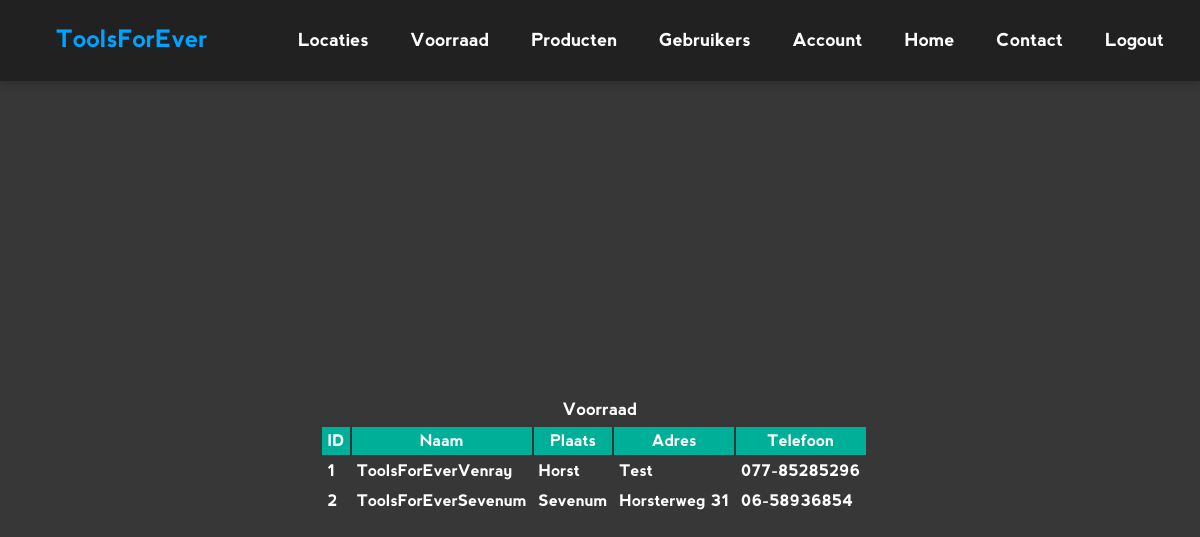
Page /pages/locations.php on the committed database.
### tables this page shows
CREATE TABLE IF NOT EXISTS `location` (
  `fil_id` int(11) NOT NULL AUTO_INCREMENT,
  `name` varchar(25) NOT NULL,
  `Fil_place` varchar(25) DEFAULT NULL,
  `Fil_adress` varchar(50) DEFAULT NULL,
  `Fil_tell` varchar(15) DEFAULT NULL,
  PRIMARY KEY (`fil_id`)
);

### pages/locations.php (the view, shortened to what this page needs)
<?php
$pdo = new PDO('mysql:host=127.0.0.1;dbname=ToolsForEver;charset=utf8', 'root', '');
$sql = 'SELECT * FROM location';
$statement = $pdo->prepare($sql);
$statement->execute();
$employee = $statement->fetchAll(PDO::FETCH_OBJ);
?>
<div class="container">
     <div class="login-form">
               <h2>Voorraad</h2>
               <table class="table">
                    <tr>
                         <th>ID</th>
                         <th>Naam</th>
                         <th>Plaats</th>
                         <th>Adres</th>
                         <th>Telefoon</th>
                    </tr>
                    <?php  foreach($employee as $emp): ?>
                    <tr>
                         <td><?= $emp->fil_id; ?></td>
                         <td><?= $emp->name; ?></td>
                         <td><?= $emp->Fil_place; ?></td>
                         <td><?= $emp->Fil_adress; ?></td>
                         <td><?= $emp->Fil_tell; ?></td>
                         <td>
                         </td>
                    </tr>
               <?php endforeach; ?>
               </table>
     </div>
</div>

### css/style.css (style rules this page uses)
* { margin: 0; font-family: Nevis, Akashi, Arial; }
.header { background-color: #212121; overflow: hidden; -webkit-filter: drop-shadow(1px 3px 3px #2c2c2c); filter: drop-shadow(1px 3px 3px #2c2c2c); }
.header ul { list-style: none; margin-right: 15px; }
.header a { color: #fff; text-decoration: none; display: inline; float: right; text-align: center; padding: 25px 16px; margin: 5px; font-size: 18px; -webkit-transition: all .2s ease-in-out; -o-transition: all .2s ease-in-out; transition: all .2s ease-in-out; }
.header p { color: #00a2ff; text-decoration: none; display: inline; float: left; text-align: center; padding: 25px 16px; font-size: 24px; }
.login-form { display: -webkit-box; display: -ms-flexbox; display: flex; -webkit-box-orient: vertical; -webkit-box-direction: normal; -ms-flex-direction: column; flex-direction: column; -webkit-box-pack: center; -ms-flex-pack: center; justify-content: center; -webkit-box-align: center; -ms-flex-align: center; align-items: center; height: 95vh; background-color: #373737; background-size: cover; width: 100%; }
.login-form h2 { font-size: 17px; color: #fff; }
.table { margin: 5px; }
.table th { background-color: #00af98; padding: 5px; color: #fff; }
.table td { color: #fff; padding: 5px; }

### rows in the picture
location: fil_id "1", name "ToolsForEverVenray", Fil_place "Horst", Fil_adress "Test", Fil_tell "077-85285296"
location: fil_id "2", name "ToolsForEverSevenum", Fil_place "Sevenum", Fil_adress "Horsterweg 31", Fil_tell "06-58936854"
